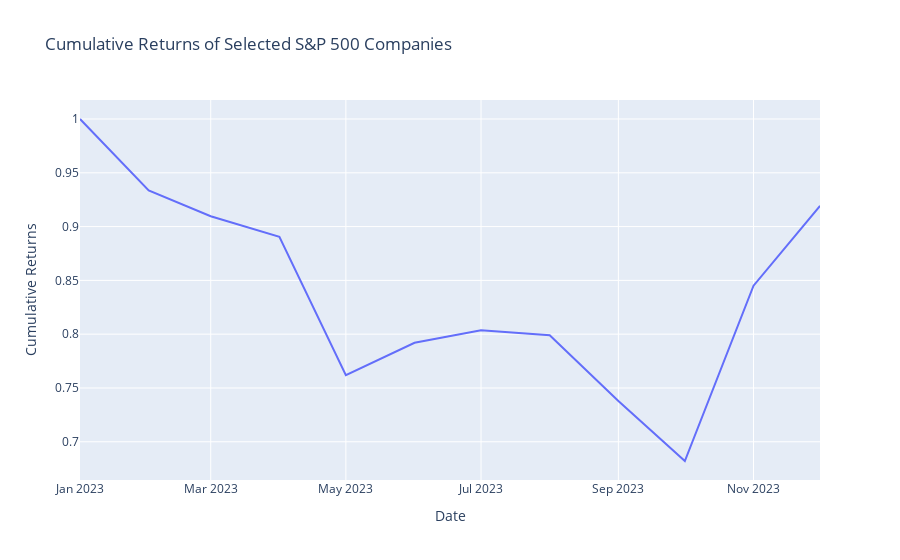

Notebook source saved alongside this figure:
### Markdown cell above
Next, we can visually compare the cumulative returns of 2 different companies.

### Code cell
industries = grouped_companies.keys()
dropdown = widgets.Dropdown(options = SP500_tickers, description='Industry:')

# List of available companies (assuming cumulative_returns.columns contains company names)
companies = cumulative_returns.columns.tolist()

# Create multi-select dropdown widget for selecting multiple companies
company_dropdown = widgets.SelectMultiple(options=companies, value=[companies[0]], description='Select Companies')

# Create interactive widget using widgets.interact
widgets.interact(dp.plot_cumulative_returns, cumulative_returns=widgets.fixed(cumulative_returns), selected_companies=company_dropdown)

### Figure 1 — Plotly figure (JSON) as saved in the notebook; plotly's stock layout.template omitted (floating-point values rounded to 4 significant figures)
{"data": [{"mode": "lines", "name": "A", "type": "scatter", "x": ["2023-01-01T00:00:00", "2023-02-01T00:00:00", "2023-03-01T00:00:00", "2023-04-01T00:00:00", "2023-05-01T00:00:00", "2023-06-01T00:00:00", "2023-07-01T00:00:00", "2023-08-01T00:00:00", "2023-09-01T00:00:00", "2023-10-01T00:00:00", "2023-11-01T00:00:00", "2023-12-01T00:00:00"], "y": [1, 0.9335, 0.9097, 0.8905, 0.7618, 0.792, 0.8035, 0.7989, 0.7379, 0.6821, 0.845, 0.9193]}], "layout": {"hovermode": "x unified", "title": {"text": "Cumulative Returns of Selected S&P 500 Companies"}, "xaxis": {"title": {"text": "Date"}}, "yaxis": {"title": {"text": "Cumulative Returns"}}}}
